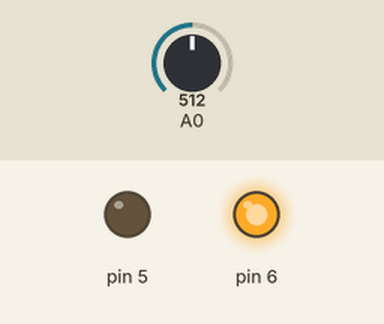
Simulated run of this sketch. Board: Arduino Uno, built with avr-gcc and run on an emulated ATmega328P. Parts: output pins drawn as LEDs (lit = HIGH). The inputs (shaded band) are chosen by the test bench; at power-on: A0 = 512. What the sketch prints to the serial monitor is not drawn.

Above: at 1.2 s.
1.3 s: A0 set to 309
2.8 s: A0 set to 284
At 4.0 s:
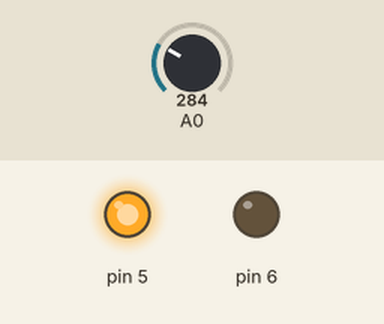
4.3 s: A0 set to 306
At 5.4 s:
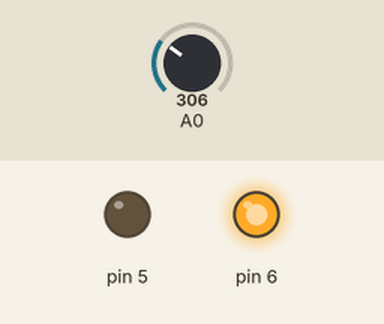
5.8 s: A0 set to 290
At 6.6 s:
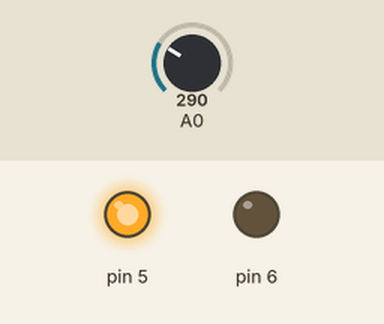
Timing chart, 0 to 8.3 s (numbered marks = the images above; inputs shaded):
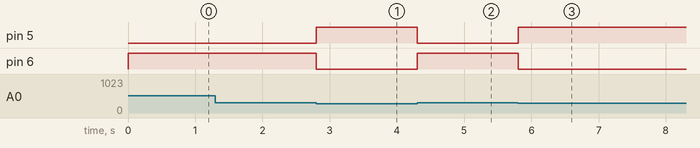

Measured:
- the behaviour switches between 301 and 300 on A0 (found by bisection; images 0 and 1)
- after the input at 2.8 s, pin 5: LOW → HIGH at once; pin 6: HIGH → LOW at once
- after the input at 4.3 s, pin 5: HIGH → LOW at once; pin 6: LOW → HIGH at once
- after the input at 5.8 s, pin 5: LOW → HIGH at once; pin 6: HIGH → LOW at once

The sketch:

Vibration_By_Novedrs.ino
```cpp
void setup() {
pinMode(A0,INPUT);
pinMode(5,OUTPUT);
pinMode(6,OUTPUT);
Serial.begin(115200);
}
void loop() {
int x = analogRead(A0);
Serial.println(x);
if (x>300)


{
  digitalWrite(5,LOW);
  digitalWrite(6,HIGH);
  Serial.println("Alert...");
}
 else
 {
  digitalWrite(6,LOW);
  digitalWrite(5,HIGH);
 }
}
```
